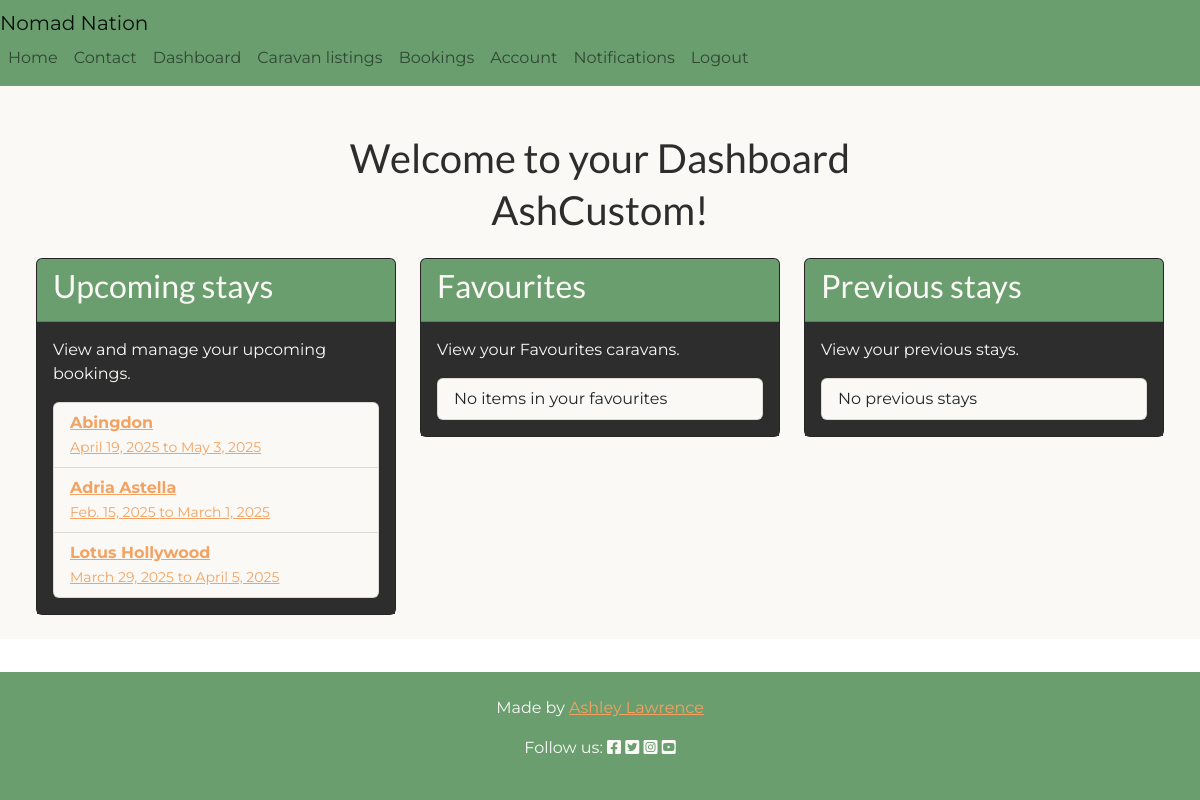
Page /dashboard/ (signed in) on the committed database.
### listings/models.py (models this page shows, shortened)
class Booking(models.Model):
    STATUS_CHOICES = [
        ("pending", "Pending"),
        ("accepted", "Accepted"),
        ("declined", "Declined"),
    ]
    caravan = models.ForeignKey(
        Caravan, on_delete=models.CASCADE, related_name="bookings"
    )
    customer = models.ForeignKey(
        User, on_delete=models.CASCADE, related_name="bookings"
    )
    name = models.CharField(max_length=255)
    email = models.EmailField()
    phone_number = models.CharField(max_length=15, blank=True, null=True)
    start_date = models.DateField()
    end_date = models.DateField()
    message = models.TextField(blank=True, null=True)
    status = models.CharField(
        max_length=10, choices=STATUS_CHOICES, default="pending"
    )

class Caravan(models.Model):
    owner = models.ForeignKey(
        User, on_delete=models.CASCADE, related_name='caravans'
    )
    title = models.CharField(max_length=100)
    description = models.TextField()
    berth = models.CharField(
        max_length=10, choices=[
            ('small', 'Two-berth'),
            ('medium', 'Four-berth'),
            ('large', 'Six-berth')
        ]
    )
    price_per_night = models.DecimalField(max_digits=6, decimal_places=2)
    location = models.CharField(max_length=100)
    amenities = models.ManyToManyField(Amenity, related_name='caravans')
    is_favourite = models.BooleanField(default=False)

### dashboard/views.py (the view, shortened to what this page needs)
# urls.py: path('', views.dashboard_view, name='dashboard'),
@login_required
def dashboard_view(request):
    current_user = request.user
    context = {}
    context['username'] = current_user.username
    if current_user.is_superuser:
        context['user_type'] = 'superuser'
        context['admin_url'] = '/admin/'
        return render(request, 'dashboard/dashboard.html', context)
    try:
        user_profile = current_user.profile
    except AttributeError:
        return redirect('account_logout')
    if user_profile.user_type == 'customer':
        context['user_type'] = 'customer'
        context['upcoming_stays'] = Booking.objects.filter(
            customer=current_user,
            status='accepted',
            start_date__gte=timezone.now()
        )
        context['wishlist'] = []
        context['previous_stays'] = Booking.objects.filter(
            customer=current_user,
            status='accepted',
            end_date__lt=timezone.now()
        )
    else:
        return redirect('account_logout')
    return render(request, 'dashboard/dashboard.html', context)

### dashboard/templates/dashboard/dashboard.html (shortened to what this page needs)
{% extends "base.html" %}
{% block content %}
<div class="container-fluid d-flex flex-column justify-content-center align-items-center bg-styles">
    <h1 class="text-center mb-1 mt-5 title">Welcome to your Dashboard</h1>
    {% if user_type == 'superuser' %}
    <h1 class="text-center mb-4 title">Superuser!</h1>
    <p>To manage the site go to admin page:
        <a href="{{ admin_url }}" class="btn btn-primary w-100 mt-3 btn-styles">Here</a>
    </p>
</div>
{% elif user_type == 'customer' %}
<div class="container-fluid d-flex flex-column justify-content-center align-items-center bg-styles dashboard-style">
    <h1 class="text-center mb-4 title">{{ username }}!</h1>
    <div class="row w-100">
        <div class="col-md-4">
            <div class="card mb-4 text-white">
                <div class="card-header">
                    <h2 class="title card-title">Upcoming stays</h2>
                </div>
                <div class="card-body">
                    <p>View and manage your upcoming bookings.</p>
                    <ul class="list-group">
                        {% for stay in upcoming_stays %}
                            <li class="list-group-item">
                                <a href="{% url 'booking_view' stay.caravan.id %}">
                                    <strong>{{ stay.caravan.title }}</strong><br>
                                    <small>{{ stay.start_date }} to {{ stay.end_date }}</small>
                                </a>
                            </li>
                        {% empty %}
                            <li class="list-group-item">No upcoming stays</li>
                        {% endfor %}
                    </ul>
                </div>
            </div>
        </div>
        <div class="col-md-4">
            <div class="card mb-4 text-white">
                <div class="card-header">
                    <h2 class="card-title title">Favourites</h2>
                </div>
                <div class="card-body">
                    <p>View your Favourites caravans.</p>
                    <ul class="list-group">
                        {% for item in favourites %}
                            <li class="list-group-item">{{ item }}</li>
                        {% empty %}
                            <li class="list-group-item">No items in your favourites</li>
                        {% endfor %}
                    </ul>
                </div>
            </div>
        </div>
        <div class="col-md-4">
            <div class="card mb-4 text-white">
                <div class="card-header">
                    <h2 class="card-title title">Previous stays</h2>
                </div>
                <div class="card-body">
                    <p>View your previous stays.</p>
                    <ul class="list-group">
                        {% for stay in previous_stays %}
                            <li class="list-group-item">
                                <a href="{% url 'booking_view' stay.caravan.id %}">
                                    <strong>{{ stay.caravan.title }}</strong><br>
                                    <small>{{ stay.start_date }} to {{ stay.end_date }}</small>
                                </a>
                            </li>
                        {% empty %}
                            <li class="list-group-item">No previous stays</li>
                        {% endfor %}
                    </ul>
                </div>
            </div>
        </div>
    </div>
</div>
{% endif %}
{% endblock %}

### staticfiles/css/styles.css (style rules this page uses)
:root { --p-colour: #6A9E6F; --p-accent: #87CEEB; --s-accent: #F4A261; --b-colour: #FAF9F6; --p-text: #2D2D2D; --bs-primary: var(--p-colour); --bs-secondary: var(--s-accent); --bs-info: var(--p-accent); --bs-light: var(--b-colour); --bs-dark: var(--p-text); }
html, body { min-height: 100%; width: 100%; overflow-x: hidden; margin: 0; padding: 0; display: flex; flex-direction: column; font-family: 'Montserrat', sans-serif !important; }
.bg-styles { background-color: var(--b-colour); color: var(--p-text); }
.title { font-family: 'Lato', sans-serif !important; }
a { color: var(--s-accent); }
.card { margin-bottom: 30px; background-color: var(--p-text) !important; }
.text-white { color: var(--b-colour) !important; }
.dashboard-style li, .booking-style li { background-color: var(--b-colour); }
.booking-style .card-body, .dashboard-style .card-body { background-color: var(--p-text); }
.card-header { background-color: var(--p-colour); }

### rows in the picture
Booking: caravan "Abingdon", start_date "April 19, 2025", end_date "May 3, 2025"
Booking: caravan "Adria Astella", start_date "Feb. 15, 2025", end_date "March 1, 2025"
Booking: caravan "Lotus Hollywood", start_date "March 29, 2025", end_date "April 5, 2025"

### other values in the picture
{{ username }} "AshCustom"
